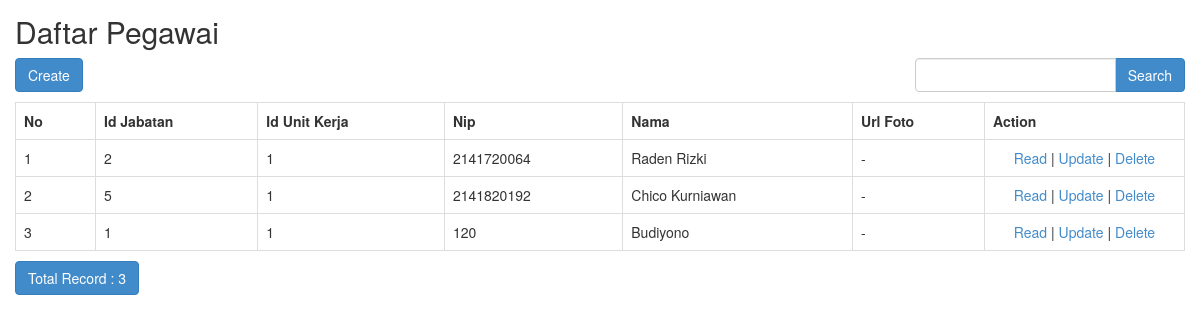
/index.php/pegawai, run on the app's committed database.
### tables this page shows
CREATE TABLE `pegawai` (
  `id_pegawai` int(11) NOT NULL,
  `id_jabatan` int(11) DEFAULT NULL,
  `id_unit_kerja` int(11) DEFAULT NULL,
  `nip` varchar(50) NOT NULL,
  `nama` varchar(255) NOT NULL,
  `url_foto` varchar(255) DEFAULT NULL,
  `created_at` timestamp NOT NULL DEFAULT current_timestamp(),
  `updated_at` timestamp NOT NULL DEFAULT current_timestamp() ON UPDATE current_timestamp(),
  `deleted_at` timestamp NULL DEFAULT NULL
);

### application/controllers/Pegawai.php (called while the page is built, shortened)
<?php
class Pegawai extends CI_Controller
{
	function __construct()
	{
		$this->load->model('Pegawai_model');
		$this->load->library('form_validation');
	}
	public function index()
	{
		$q = urldecode($this->input->get('q', TRUE));
		$start = intval($this->input->get('start'));
		if ($q <> '') {
			$config['base_url'] = base_url() . 'pegawai/index.html?q=' . urlencode($q);
			$config['first_url'] = base_url() . 'pegawai/index.html?q=' . urlencode($q);
		} else {
			$config['base_url'] = base_url() . 'pegawai/index.html';
			$config['first_url'] = base_url() . 'pegawai/index.html';
		}
		$config['per_page'] = 10;
		$config['page_query_string'] = TRUE;
		$config['total_rows'] = $this->Pegawai_model->total_rows($q, TRUE);
		$pegawai = $this->Pegawai_model->get_limit_data($config['per_page'], $start, $q, TRUE);
		$this->load->library('pagination');
		$this->pagination->initialize($config);
		$data = array(
			'pegawai_data' => $pegawai,
			'q' => $q,
			'pagination' => $this->pagination->create_links(),
			'total_rows' => $config['total_rows'],
			'start' => $start,
		);
		$this->load->view('pegawai/pegawai_list', $data);
	}
}

### index.php (called while the page is built, shortened)
<?php
require_once BASEPATH.'core/CodeIgniter.php';

### application/config/config.php (called while the page is built, shortened)
<?php
$config['base_url'] = 'http://localhost/sipreti';
$config['index_page'] = '';
$config['uri_protocol']	= 'REQUEST_URI';
$config['url_suffix'] = '.html';
$config['language']	= 'english';
$config['charset'] = 'UTF-8';
$config['enable_hooks'] = FALSE;
$config['subclass_prefix'] = 'MY_';
$config['composer_autoload'] = FALSE;
$config['permitted_uri_chars'] = 'a-z 0-9~%.:_\-';
$config['enable_query_strings'] = FALSE;
$config['controller_trigger'] = 'c';
$config['function_trigger'] = 'm';
$config['directory_trigger'] = 'd';
$config['allow_get_array'] = TRUE;
$config['log_threshold'] = 0;
$config['log_path'] = '';
$config['log_file_extension'] = '';
$config['log_file_permissions'] = 0644;
$config['log_date_format'] = 'Y-m-d H:i:s';
$config['error_views_path'] = '';
$config['cache_path'] = '';
$config['cache_query_string'] = FALSE;
$config['encryption_key'] = 'randomstring';
$config['sess_driver'] = 'files';
$config['sess_cookie_name'] = 'ci_session';
$config['sess_samesite'] = 'Lax';
$config['sess_expiration'] = 7200;
$config['sess_save_path'] = NULL;
$config['sess_match_ip'] = FALSE;
$config['sess_time_to_update'] = 300;
$config['sess_regenerate_destroy'] = FALSE;
$config['cookie_prefix']	= '';
$config['cookie_domain']	= '';
$config['cookie_path']		= '/';
$config['cookie_secure']	= FALSE;
$config['cookie_httponly'] 	= FALSE;
$config['cookie_samesite'] 	= 'Lax';
$config['standardize_newlines'] = FALSE;
$config['global_xss_filtering'] = TRUE;
$config['csrf_protection'] = FALSE;
$config['csrf_token_name'] = 'csrf_test_name';
$config['csrf_cookie_name'] = 'csrf_cookie_name';
$config['csrf_expire'] = 7200;
$config['csrf_regenerate'] = TRUE;
$config['csrf_exclude_uris'] = array();
$config['compress_output'] = FALSE;
$config['time_reference'] = 'local';
$config['rewrite_short_tags'] = FALSE;
$config['proxy_ips'] = '';

### application/models/Pegawai_model.php (called while the page is built, shortened)
<?php
class Pegawai_model extends CI_Model
{
	public $table = 'pegawai';
	function total_rows($q = NULL, $onlyActive = FALSE)
	{
		$this->db->like('nama', $q);
		if ($onlyActive) {
			$this->db->where('(deleted_at IS NULL OR deleted_at = "")');
		}
		return $this->db->count_all_results($this->table);
	}
	public function get_limit_data($limit, $start = 0, $q = NULL, $onlyActive = FALSE)
	{
		$this->db->or_like('nama', $q);
		if ($onlyActive) {
			$this->db->where('(deleted_at IS NULL OR deleted_at = "")');
		}
		$this->db->limit($limit, $start);
		return $this->db->get($this->table)->result();
	}
}

### application/views/pegawai/pegawai_list.php (the view, shortened to what this page needs)
<!doctype html>
<html>
    <head>
        <link rel="stylesheet" href="<?php echo base_url('assets/bootstrap/css/bootstrap.min.css') ?>"/>
    </head>
    <body>
        <h2 style="margin-top:0px">Daftar Pegawai</h2>
        <div class="row" style="margin-bottom: 10px">
            <div class="col-md-4">
                <?php echo anchor(site_url('pegawai/create'),'Create', 'class="btn btn-primary"'); ?>
            </div>
            <div class="col-md-4 text-center">
            </div>
            <div class="col-md-1 text-right">
            </div>
            <div class="col-md-3 text-right">
                <form action="<?php echo site_url('pegawai/index'); ?>" class="form-inline" method="get">
                    <div class="input-group">
                        <input type="text" class="form-control" name="q" value="<?php echo $q; ?>">
                        <span class="input-group-btn">
                          <button class="btn btn-primary" type="submit">Search</button>
                        </span>
                    </div>
                </form>
            </div>
        </div>
        <table class="table table-bordered" style="margin-bottom: 10px">
            <tr>
                <th>No</th>
		<th>Id Jabatan</th>
		<th>Id Unit Kerja</th>
		<th>Nip</th>
		<th>Nama</th>
		<th>Url Foto</th>
		<th>Action</th>
            </tr><?php
            foreach ($pegawai_data as $pegawai)
            {
                ?>
                <tr>
			<td width="80px"><?php echo ++$start ?></td>
			<td><?php echo $pegawai->id_jabatan ?></td>
			<td><?php echo $pegawai->id_unit_kerja ?></td>
			<td><?php echo $pegawai->nip ?></td>
			<td><?php echo $pegawai->nama ?></td>
			<td><?php echo $pegawai->url_foto ?></td>
			<td style="text-align:center" width="200px">
				<?php
				echo anchor(site_url('pegawai/read/'.$pegawai->id_pegawai),'Read');
				echo ' | ';
				echo anchor(site_url('pegawai/update/'.$pegawai->id_pegawai),'Update');
				echo ' | ';
				echo anchor(site_url('pegawai/delete/'.$pegawai->id_pegawai),'Delete','onclick="javasciprt: return confirm(\'Are You Sure ?\')"');
				?>
			</td>
		</tr>
                <?php
            }
            ?>
        </table>
        <div class="row">
            <div class="col-md-6">
                <a href="#" class="btn btn-primary">Total Record : <?php echo $total_rows ?></a>
	    </div>
            <div class="col-md-6 text-right">
            </div>
        </div>
    </body>
</html>

### application/views/pegawai/pegawai_list.php (style rules this page uses)
body { padding: 15px; }

### data on the page
pegawai: id_jabatan "2", id_unit_kerja "1", nip "2141720064", nama "Raden Rizki", url_foto "-", id_pegawai "Read", id_pegawai "Update", id_pegawai "Delete"
pegawai: id_jabatan "5", id_unit_kerja "1", nip "2141820192", nama "Chico Kurniawan", url_foto "-", id_pegawai "Read", id_pegawai "Update", id_pegawai "Delete"
pegawai: id_jabatan "1", id_unit_kerja "1", nip "120", nama "Budiyono", url_foto "-", id_pegawai "Read", id_pegawai "Update", id_pegawai "Delete"

### other printed values
anchor(site_url('pegawai/create'),'Create', 'class="btn btn-primary"') "Create"
$total_rows "3"
